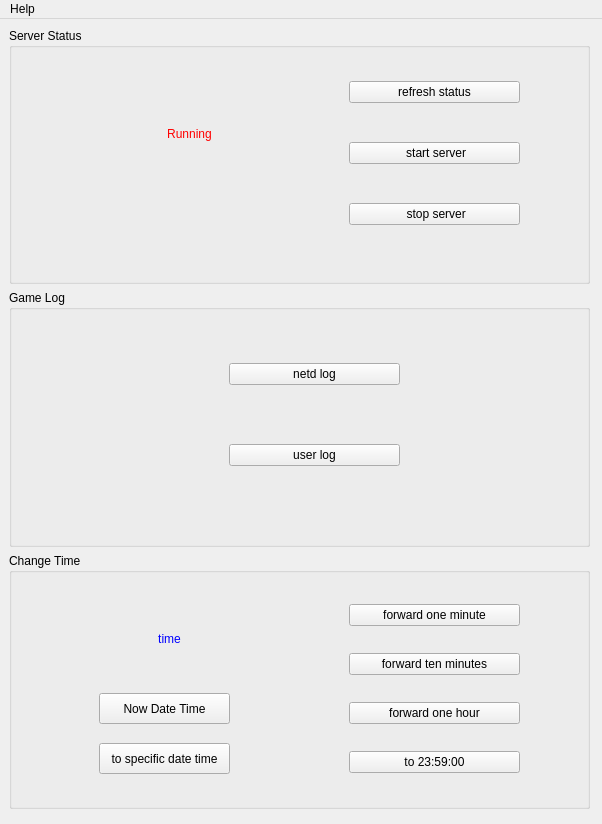
<?xml version="1.0" encoding="UTF-8"?>
<ui version="4.0">
 <class>MainWindow</class>
 <widget class="QMainWindow" name="MainWindow">
  <property name="geometry">
   <rect>
    <x>0</x>
    <y>0</y>
    <width>602</width>
    <height>824</height>
   </rect>
  </property>
  <property name="sizePolicy">
   <sizepolicy hsizetype="Fixed" vsizetype="Fixed">
    <horstretch>0</horstretch>
    <verstretch>0</verstretch>
   </sizepolicy>
  </property>
  <property name="windowTitle">
   <string>五年高考三年模拟</string>
  </property>
  <property name="windowIcon">
   <iconset resource="image/image.qrc">
    <normaloff>:/image/icon.jpg</normaloff>:/image/icon.jpg</iconset>
  </property>
  <widget class="QWidget" name="centralwidget">
   <property name="sizePolicy">
    <sizepolicy hsizetype="Fixed" vsizetype="Fixed">
     <horstretch>0</horstretch>
     <verstretch>0</verstretch>
    </sizepolicy>
   </property>
   <widget class="QWidget" name="verticalLayoutWidget">
    <property name="geometry">
     <rect>
      <x>9</x>
      <y>9</y>
      <width>581</width>
      <height>781</height>
     </rect>
    </property>
    <layout class="QVBoxLayout" name="verticalLayout">
     <item>
      <widget class="QGroupBox" name="groupBox">
       <property name="title">
        <string>Server Status</string>
       </property>
       <widget class="QWidget" name="verticalLayoutWidget_2">
        <property name="geometry">
         <rect>
          <x>340</x>
          <y>20</y>
          <width>171</width>
          <height>211</height>
         </rect>
        </property>
        <layout class="QVBoxLayout" name="verticalLayout_3">
         <item>
          <widget class="QPushButton" name="serverStatus">
           <property name="text">
            <string>refresh status</string>
           </property>
          </widget>
         </item>
         <item>
          <widget class="QPushButton" name="startServer">
           <property name="text">
            <string> start server</string>
           </property>
          </widget>
         </item>
         <item>
          <widget class="QPushButton" name="stopServer">
           <property name="text">
            <string> stop server</string>
           </property>
          </widget>
         </item>
        </layout>
       </widget>
       <widget class="QLabel" name="labelServerStatus">
        <property name="geometry">
         <rect>
          <x>110</x>
          <y>50</y>
          <width>141</width>
          <height>111</height>
         </rect>
        </property>
        <property name="styleSheet">
         <string notr="true">font: 75 18pt &quot;Courier New&quot;;
color: rgb(255, 0, 0);</string>
        </property>
        <property name="text">
         <string>Running</string>
        </property>
        <property name="alignment">
         <set>Qt::AlignCenter</set>
        </property>
        <property name="indent">
         <number>-1</number>
        </property>
       </widget>
      </widget>
     </item>
     <item>
      <widget class="QGroupBox" name="groupBox_2">
       <property name="title">
        <string notr="true">Game Log</string>
       </property>
       <property name="flat">
        <bool>false</bool>
       </property>
       <widget class="QWidget" name="verticalLayoutWidget_3">
        <property name="geometry">
         <rect>
          <x>220</x>
          <y>20</y>
          <width>171</width>
          <height>211</height>
         </rect>
        </property>
        <layout class="QVBoxLayout" name="verticalLayout_4">
         <item>
          <widget class="QPushButton" name="netdLog">
           <property name="text">
            <string>netd log</string>
           </property>
          </widget>
         </item>
         <item>
          <widget class="QPushButton" name="userLog">
           <property name="text">
            <string>user log</string>
           </property>
          </widget>
         </item>
        </layout>
       </widget>
      </widget>
     </item>
     <item>
      <widget class="QGroupBox" name="groupBox_3">
       <property name="title">
        <string>Change Time</string>
       </property>
       <widget class="QWidget" name="verticalLayoutWidget_4">
        <property name="geometry">
         <rect>
          <x>340</x>
          <y>30</y>
          <width>171</width>
          <height>211</height>
         </rect>
        </property>
        <layout class="QVBoxLayout" name="verticalLayout_5">
         <item>
          <widget class="QPushButton" name="toOneMinute">
           <property name="text">
            <string>forward one minute</string>
           </property>
          </widget>
         </item>
         <item>
          <widget class="QPushButton" name="toTenMinutes">
           <property name="text">
            <string>forward ten minutes</string>
           </property>
          </widget>
         </item>
         <item>
          <widget class="QPushButton" name="toOneHour">
           <property name="text">
            <string>forward one hour</string>
           </property>
          </widget>
         </item>
         <item>
          <widget class="QPushButton" name="toCrossDay">
           <property name="text">
            <string>to 23:59:00</string>
           </property>
          </widget>
         </item>
        </layout>
       </widget>
       <widget class="QPushButton" name="nowDateTime">
        <property name="geometry">
         <rect>
          <x>90</x>
          <y>140</y>
          <width>131</width>
          <height>31</height>
         </rect>
        </property>
        <property name="text">
         <string>Now Date Time</string>
        </property>
       </widget>
       <widget class="QLabel" name="nowTimeLabel">
        <property name="geometry">
         <rect>
          <x>20</x>
          <y>60</y>
          <width>281</width>
          <height>51</height>
         </rect>
        </property>
        <property name="styleSheet">
         <string notr="true">font: 75 15pt &quot;Courier&quot;;
color: rgb(0, 0, 255);</string>
        </property>
        <property name="text">
         <string>time</string>
        </property>
        <property name="alignment">
         <set>Qt::AlignCenter</set>
        </property>
       </widget>
       <widget class="QPushButton" name="toSpecificDateTime">
        <property name="geometry">
         <rect>
          <x>90</x>
          <y>190</y>
          <width>131</width>
          <height>31</height>
         </rect>
        </property>
        <property name="text">
         <string>to specific date time</string>
        </property>
       </widget>
      </widget>
     </item>
    </layout>
   </widget>
  </widget>
  <widget class="QMenuBar" name="menuBar">
   <property name="geometry">
    <rect>
     <x>0</x>
     <y>0</y>
     <width>602</width>
     <height>23</height>
    </rect>
   </property>
   <widget class="QMenu" name="menuHelp">
    <property name="title">
     <string>Help</string>
    </property>
    <addaction name="actionip_addr"/>
    <addaction name="separator"/>
    <addaction name="actionPron"/>
    <addaction name="actionAbout"/>
   </widget>
   <addaction name="menuHelp"/>
  </widget>
  <action name="actionAbout">
   <property name="text">
    <string>About me...</string>
   </property>
  </action>
  <action name="actionip_addr">
   <property name="text">
    <string>IP Addr</string>
   </property>
  </action>
  <action name="actionPron">
   <property name="text">
    <string>Sexual Pron</string>
   </property>
  </action>
 </widget>
 <resources>
  <include location="image/image.qrc"/>
 </resources>
 <connections/>
</ui>
